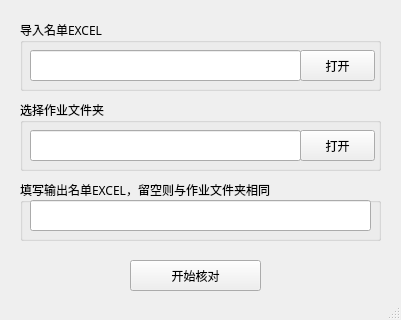
<?xml version="1.0" encoding="UTF-8"?>
<ui version="4.0">
 <class>MainWindow</class>
 <widget class="QMainWindow" name="MainWindow">
  <property name="geometry">
   <rect>
    <x>0</x>
    <y>0</y>
    <width>401</width>
    <height>320</height>
   </rect>
  </property>
  <property name="minimumSize">
   <size>
    <width>401</width>
    <height>320</height>
   </size>
  </property>
  <property name="maximumSize">
   <size>
    <width>491</width>
    <height>725</height>
   </size>
  </property>
  <property name="windowTitle">
   <string>静老板</string>
  </property>
  <widget class="QWidget" name="centralwidget">
   <widget class="QGroupBox" name="groupBox">
    <property name="geometry">
     <rect>
      <x>20</x>
      <y>20</y>
      <width>361</width>
      <height>71</height>
     </rect>
    </property>
    <property name="font">
     <font>
      <family>微软雅黑</family>
     </font>
    </property>
    <property name="title">
     <string>导入名单EXCEL</string>
    </property>
    <widget class="QLineEdit" name="lineEdit_input_excel">
     <property name="geometry">
      <rect>
       <x>10</x>
       <y>30</y>
       <width>271</width>
       <height>31</height>
      </rect>
     </property>
     <property name="font">
      <font>
       <family>微软雅黑</family>
      </font>
     </property>
    </widget>
    <widget class="QPushButton" name="pushButton_select_excel">
     <property name="geometry">
      <rect>
       <x>280</x>
       <y>30</y>
       <width>75</width>
       <height>31</height>
      </rect>
     </property>
     <property name="font">
      <font>
       <family>微软雅黑</family>
      </font>
     </property>
     <property name="text">
      <string>打开</string>
     </property>
    </widget>
   </widget>
   <widget class="QGroupBox" name="groupBox_3">
    <property name="geometry">
     <rect>
      <x>20</x>
      <y>180</y>
      <width>361</width>
      <height>61</height>
     </rect>
    </property>
    <property name="font">
     <font>
      <family>微软雅黑</family>
     </font>
    </property>
    <property name="title">
     <string>填写输出名单EXCEL，留空则与作业文件夹相同</string>
    </property>
    <widget class="QLineEdit" name="lineEdit_output_excel">
     <property name="geometry">
      <rect>
       <x>10</x>
       <y>20</y>
       <width>341</width>
       <height>31</height>
      </rect>
     </property>
     <property name="font">
      <font>
       <family>微软雅黑</family>
      </font>
     </property>
    </widget>
   </widget>
   <widget class="QPushButton" name="pushButton_start">
    <property name="geometry">
     <rect>
      <x>130</x>
      <y>260</y>
      <width>131</width>
      <height>31</height>
     </rect>
    </property>
    <property name="font">
     <font>
      <family>微软雅黑</family>
     </font>
    </property>
    <property name="text">
     <string>开始核对</string>
    </property>
   </widget>
   <widget class="QGroupBox" name="groupBox_4">
    <property name="geometry">
     <rect>
      <x>20</x>
      <y>100</y>
      <width>361</width>
      <height>71</height>
     </rect>
    </property>
    <property name="font">
     <font>
      <family>微软雅黑</family>
     </font>
    </property>
    <property name="title">
     <string>选择作业文件夹</string>
    </property>
    <widget class="QPushButton" name="pushButton_select_file">
     <property name="geometry">
      <rect>
       <x>280</x>
       <y>30</y>
       <width>75</width>
       <height>31</height>
      </rect>
     </property>
     <property name="font">
      <font>
       <family>微软雅黑</family>
      </font>
     </property>
     <property name="text">
      <string>打开</string>
     </property>
    </widget>
    <widget class="QLineEdit" name="lineEdit_input_file">
     <property name="geometry">
      <rect>
       <x>10</x>
       <y>30</y>
       <width>271</width>
       <height>31</height>
      </rect>
     </property>
     <property name="font">
      <font>
       <family>微软雅黑</family>
      </font>
     </property>
    </widget>
   </widget>
  </widget>
  <widget class="QStatusBar" name="statusbar"/>
 </widget>
 <resources/>
 <connections/>
</ui>
